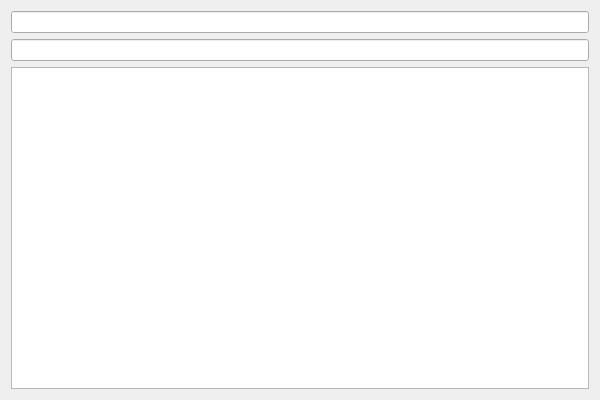
<?xml version="1.0" encoding="UTF-8"?>
<ui version="4.0">
 <class>VirtualKeyboardClass</class>
 <widget class="QDialog" name="VirtualKeyboardClass">
  <property name="geometry">
   <rect>
    <x>0</x>
    <y>0</y>
    <width>600</width>
    <height>400</height>
   </rect>
  </property>
  <property name="windowTitle">
   <string>VirtualKeyboard</string>
  </property>
  <layout class="QGridLayout" name="gridLayout">
   <item row="0" column="0">
    <widget class="QLineEdit" name="echoLE"/>
   </item>
   <item row="1" column="0">
    <widget class="QLineEdit" name="inputLE"/>
   </item>
   <item row="2" column="0">
    <widget class="QTextBrowser" name="dbgOutput"/>
   </item>
  </layout>
 </widget>
 <layoutdefault spacing="6" margin="11"/>
 <resources>
  <include location="virtualkeyboard.qrc"/>
 </resources>
 <connections/>
</ui>
